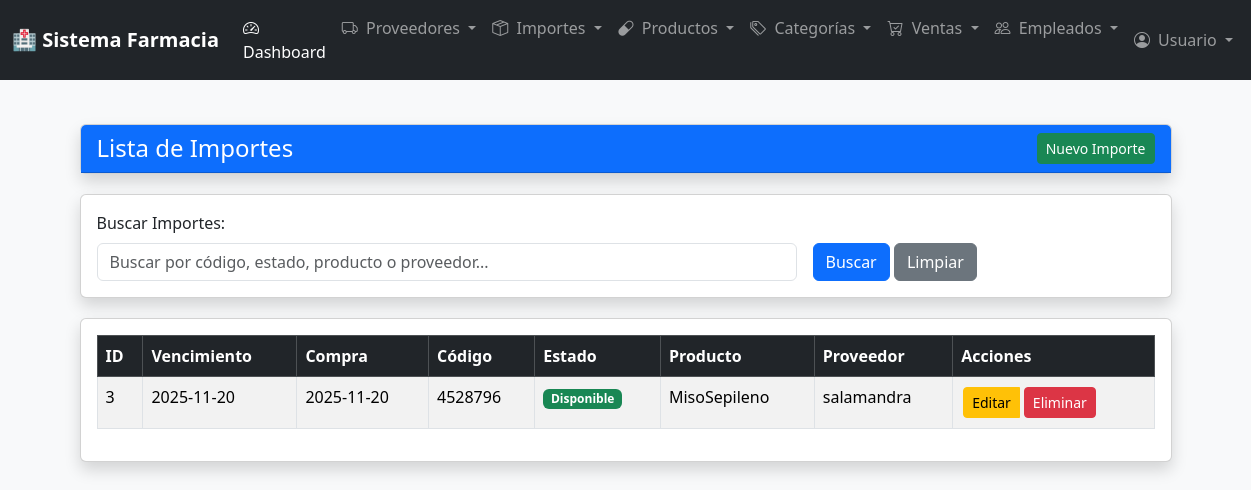
The page /vistas/importes.php on the database its author committed.
### tables this page shows
CREATE TABLE `importe` (
  `idImporte` int(11) NOT NULL,
  `Vencimiento` date NOT NULL,
  `FechaCompra` date NOT NULL,
  `CodigoProducto` int(11) NOT NULL,
  `Estado` varchar(30) NOT NULL,
  `fkProducto` int(11) NOT NULL,
  `fkProveedor` int(11) NOT NULL
);

CREATE TABLE `producto` (
  `idProducto` int(11) NOT NULL,
  `Nombre` varchar(100) NOT NULL,
  `Precio` decimal(10,2) NOT NULL,
  `Descripcion` text DEFAULT NULL,
  `Foto` mediumblob DEFAULT NULL,
  `fkCategoria` int(11) NOT NULL
);

CREATE TABLE `proveedor` (
  `idProveedor` int(11) NOT NULL,
  `Nombre` varchar(100) NOT NULL,
  `Telefono` varchar(12) NOT NULL,
  `Direccion` text DEFAULT NULL
);

### vistas/importes.php (called while the page is built, shortened)
<?php
if (!defined('CONFIG')) {
    require_once '../config.php';
}
require_once CONTROLADORES . '/ImporteController.php';
$controller = new ImporteController();
$controller->index();
$content = ob_get_clean();
include 'layout.php';
?>

### modelos/ImporteModel.php (called while the page is built, shortened)
<?php
class ImporteModel {
    private $conn;
    public function __construct($conn) {
        $this->conn = $conn;
    }
    public function listar($desde = -1, $hasta = -1) {
        $sql = "SELECT i.*, p.Nombre as producto_nombre, pr.Nombre as proveedor_nombre
                FROM importe i
                LEFT JOIN producto p ON i.fkProducto = p.idProducto
                LEFT JOIN proveedor pr ON i.fkProveedor = pr.idProveedor
                ORDER BY i.idImporte DESC";
        $result = $this->conn->query($sql);
        $importes = $result->fetch_all(MYSQLI_ASSOC);
        return $importes;
    }
}
?>

### config.php (called while the page is built, shortened)
<?php
function generateUrl($archivo)
{
    return 'http://' . HOST_ROOT . '/vistas/' . $archivo;
}
function isActivePage($pagina_actual, $modulo)
{
    return $pagina_actual === $modulo;
}

### controladores/ImporteController.php (the view, shortened to what this page needs)
<?php
require_once MODELOS . '/ImporteModel.php';
class ImporteController
{
    private $model;
    public function __construct()
    {
        $this->conn = new mysqli(SQL_HOST, SQL_USER, SQL_PASS, "farmacia");
        $this->model = new ImporteModel($this->conn);
    }
    public function index()
    {
        $action = $_GET['action'] ?? 'listar';
        $importe = null;
        $mensaje = '';
        $tipoMensaje = '';
        $importes = [];
        $terminoBusqueda = '';
        $productos = $this->model->obtenerProductos();
        $proveedores = $this->model->obtenerProveedores();
        switch ($action) {
            case 'listar':
            default:
                $importes = $this->model->listar();
                break;
        }
        $this->cargarVista([
            'action' => $action,
            'importes' => $importes,
            'importe' => $importe,
            'productos' => $productos,
            'proveedores' => $proveedores,
            'mensaje' => $mensaje,
            'tipoMensaje' => $tipoMensaje,
            'terminoBusqueda' => $terminoBusqueda
        ]);
    }
    private function cargarVista($datos = [])
    {
        extract($datos);
?>
        <!DOCTYPE html>
        <html lang="es">
        <head>
            <link href="https://cdn.jsdelivr.net/npm/bootstrap@5.3.2/dist/css/bootstrap.min.css" rel="stylesheet">
        </head>
        <body class="bg-light">
            <div class="container mt-4">
                <div class="card shadow">
                    <div class="card-header bg-primary text-white">
                        <div class="d-flex justify-content-between align-items-center">
                            <h4 class="mb-0">
                                <?php
                                $titulos = [
                                    'listar' => 'Lista de Importes',
                                    'crear' => 'Crear Nuevo Importe',
                                    'actualizar' => 'Actualizar Importe',
                                    'buscar' => 'Resultados de Búsqueda'
                                ];
                                echo $titulos[$action] ?? 'Gestión de Importes';
                                ?>
                            </h4>
                            <div>
                                <?php if ($action !== 'crear'): ?>
                                    <a href="?action=crear" class="btn btn-success btn-sm">Nuevo Importe</a>
                                <?php endif; ?>
                            </div>
                        </div>
                    </div>
                </div>
                <?php if (in_array($action, ['listar', 'buscar'])): ?>
                    <div class="card shadow">
                        <div class="card-body">
                            <form method="GET" action="" class="row g-3 align-items-end">
                                <div class="col-md-8">
                                    <label for="buscar" class="form-label">Buscar Importes:</label>
                                    <input type="text" class="form-control" id="buscar" name="buscar"
                                        placeholder="Buscar por código, estado, producto o proveedor..."
                                        value="<?php echo htmlspecialchars($terminoBusqueda); ?>">
                                </div>
                                <div class="col-md-4">
                                    <button type="submit" class="btn btn-primary">Buscar</button>
                                    <a href="?" class="btn btn-secondary">Limpiar</a>
                                </div>
                            </form>
                        </div>
                    </div>
                <?php endif; ?>
                <?php if (in_array($action, ['listar', 'buscar'])): ?>
                    <div class="card shadow">
                        <div class="card-body">
                            <?php if (count($importes) > 0): ?>
                                <div class="table-responsive">
                                    <table class="table table-bordered table-striped table-hover">
                                        <thead class="table-dark">
                                            <tr>
                                                <th>ID</th>
                                                <th>Vencimiento</th>
                                                <th>Compra</th>
                                                <th>Código</th>
                                                <th>Estado</th>
                                                <th>Producto</th>
                                                <th>Proveedor</th>
                                                <th>Acciones</th>
                                            </tr>
                                        </thead>
                                        <tbody>
                                            <?php foreach ($importes as $imp): ?>
                                                <tr>
                                                    <td><?php echo $imp['idImporte']; ?></td>
                                                    <td><?php echo $imp['Vencimiento']; ?></td>
                                                    <td><?php echo $imp['FechaCompra']; ?></td>
                                                    <td><?php echo $imp['CodigoProducto']; ?></td>
                                                    <td>
                                                        <span class="badge bg-<?php
                                                                                echo $imp['Estado'] == 'Disponible' ? 'success' : ($imp['Estado'] == 'Agotado' ? 'warning' : 'danger');
                                                                                ?>">
                                                            <?php echo $imp['Estado']; ?>
                                                        </span>
                                                    </td>
                                                    <td><?php echo htmlspecialchars($imp['producto_nombre'] ?? 'N/A'); ?></td>
                                                    <td><?php echo htmlspecialchars($imp['proveedor_nombre'] ?? 'N/A'); ?></td>
                                                    <td>
                                                        <div class="btn-group" role="group">
                                                            <a href="?action=editar&id=<?php echo $imp['idImporte']; ?>"
                                                                class="btn btn-warning btn-sm btn-action">Editar</a>
                                                            <form method="POST" action="?action=eliminar" style="display: inline;">
                                                                <button type="submit" class="btn btn-danger btn-sm btn-action"
                                                                    onclick="return confirm('¿Está seguro de eliminar este importe?')">
                                                                    Eliminar
                                                                </button>
                                                            </form>
                                                        </div>
                                                    </td>
                                                </tr>
                                            <?php endforeach; ?>
                                        </tbody>
                                    </table>
                                </div>
                            <?php endif; ?>
                        </div>
                    </div>
                <?php endif; ?>
            </div>
        </body>
        </html>
<?php
    }
}
?>

### layout.php (shortened to what this page needs)
<!DOCTYPE html>
<html lang="es">
<head>
    <link href="https://cdn.jsdelivr.net/npm/bootstrap@5.3.2/dist/css/bootstrap.min.css" rel="stylesheet">
    <link rel="stylesheet" href="https://cdn.jsdelivr.net/npm/bootstrap-icons@1.11.1/font/bootstrap-icons.css">
</head>
<body>
    <?php
    $navbar_path = VISTAS . '/navbar.php';
    if (file_exists($navbar_path)) {
        include $navbar_path;
    }
    ?>
    <div class="container-fluid main-content">
        <div class="container">
            <?php echo $content ?? ''; ?>
        </div>
    </div>
</body>
</html>

### vistas/navbar.php (shortened to what this page needs)
<?php
$current_url = $_GET['url'] ?? HOMEPAGE;
$pagina_actual = basename($current_url);
?>
<nav class="navbar navbar-expand-lg navbar-dark bg-dark">
    <div class="container-fluid">
        <a class="navbar-brand" href="<?php echo generateUrl('home.php'); ?>">
            🏥 <?php echo APP_NAME; ?>
        </a>
        <div class="collapse navbar-collapse" id="mainNavbar">
            <ul class="navbar-nav me-auto mb-2 mb-lg-0">
                <?php foreach (MODULOS as $modulo => $config): ?>
                    <?php if ($modulo === 'dashboard'): ?>
                        <li class="nav-item">
                            <a class="nav-link <?php echo isActivePage($pagina_actual, $config['archivo']) ? 'active' : ''; ?>"
                                href="<?php echo generateUrl($config['archivo']); ?>">
                                <i class="bi <?php echo $config['icono']; ?> me-1"></i>
                                <?php echo $config['nombre']; ?>
                            </a>
                        </li>
                    <?php else: ?>
                        <li class="nav-item dropdown">
                            <a class="nav-link dropdown-toggle <?php echo (strpos($pagina_actual, $modulo) !== false) ? 'active' : ''; ?>"
                                href="#" role="button" data-bs-toggle="dropdown">
                                <i class="bi <?php echo $config['icono']; ?> me-1"></i>
                                <?php echo $config['nombre']; ?>
                            </a>
                        </li>
                    <?php endif; ?>
                <?php endforeach; ?>
            </ul>
            <ul class="navbar-nav ms-auto">
                <li class="nav-item dropdown">
                    <a class="nav-link dropdown-toggle" href="#" role="button" data-bs-toggle="dropdown">
                        <i class="bi bi-person-circle me-1"></i>
                        Usuario
                    </a>
                </li>
            </ul>
        </div>
    </div>
</nav>

### layout.php (style rules this page uses)
.navbar-brand { font-weight: bold; }
.main-content { padding: 20px 0; min-height: calc(100vh - 76px); }
.active { font-weight: 600; }

### controladores/ImporteController.php (style rules this page uses)
.card { margin-bottom: 20px; }
.btn-action { margin: 2px; }

### rows shown on the page
importe: idImporte "3", Vencimiento "2025-11-20", FechaCompra "2025-11-20", CodigoProducto "4528796", Estado "Disponible", fkProducto.Nombre "MisoSepileno", fkProveedor.Nombre "salamandra"

### other values the page prints
APP_NAME "Sistema Farmacia"
$config['nombre'] "Dashboard"
$config['nombre'] "Proveedores"
$config['nombre'] "Importes"
$config['nombre'] "Productos"
$config['nombre'] "Categorías"
$config['nombre'] "Ventas"
$config['nombre'] "Empleados"
$titulos[$action] "Lista de Importes"
